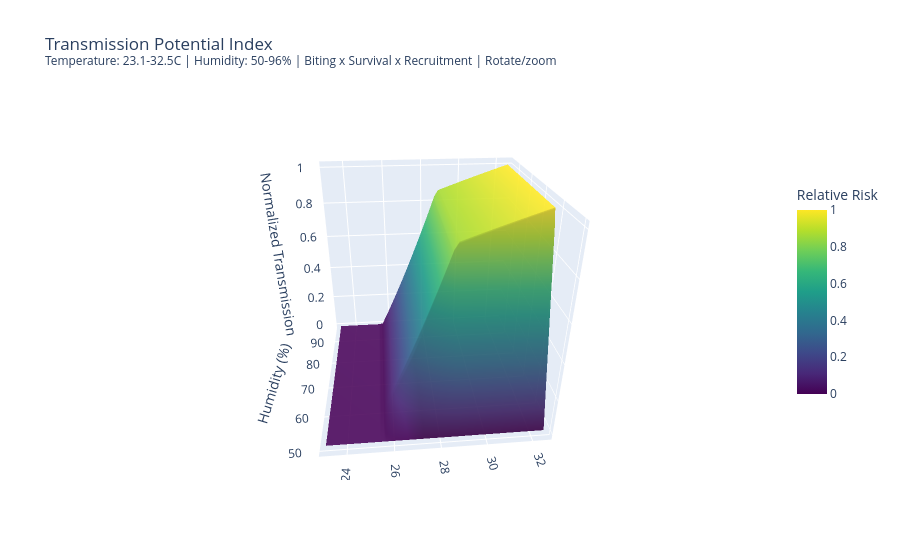

Source (notebook cell):
### Code cell
# ============================================================================
# PLOT 6: Transmission Potential Index (Temperature x Humidity)
# ============================================================================
def transmission_potential(T, H, R=20, F=0, D=0):
    biting = a_with_fire(T, F, fire_smoke_effect)
    survival = p_T(T, H)
    recruit = b_rate_with_environment(R, T, R_L, F, D)
    return biting * survival * recruit

Z_trans = np.array([[transmission_potential(t, h) for t in temp_3d] for h in humid_3d])
Z_trans_norm = (Z_trans - Z_trans.min()) / (Z_trans.max() - Z_trans.min())

fig6 = go.Figure()
fig6.add_trace(go.Surface(
    x=temp_3d, y=humid_3d, z=Z_trans_norm,
    colorscale='Viridis',
    opacity=0.9,
    colorbar=dict(title='Relative Risk', len=0.6)
))

fig6.update_layout(
    title=f'Transmission Potential Index<br><sup>Temperature: {temp_3d.min():.1f}-{temp_3d.max():.1f}C | Humidity: {humid_3d.min():.0f}-{humid_3d.max():.0f}% | Biting x Survival x Recruitment | Rotate/zoom</sup>',
    scene=dict(
        xaxis_title='Temperature (C)',
        yaxis_title='Humidity (%)',
        zaxis_title='Normalized Transmission'
    ),
    height=600
)

fig6.show()

### Figure 1 — Plotly figure (JSON) as saved in the notebook; plotly's stock layout.template omitted (floating-point values rounded to 4 significant figures; data arrays with more than 128 entries replaced by an {"elided": "..."} marker saying what was removed)
{"data": [{"colorbar": {"len": 0.6, "title": {"text": "Relative Risk"}}, "colorscale": [[0, "#440154"], [0.1111, "#482878"], [0.2222, "#3e4989"], [0.3333, "#31688e"], [0.4444, "#26828e"], [0.5556, "#1f9e89"], [0.6667, "#35b779"], [0.7778, "#6ece58"], [0.8889, "#b5de2b"], [1, "#fde725"]], "opacity": 0.9, "type": "surface", "x": [23.12, 23.31, 23.51, 23.7, 23.89, 24.08, 24.28, 24.47, 24.66, 24.85, 25.05, 25.24, 25.43, 25.62, 25.82, 26.01, 26.2, 26.39, 26.58, 26.78, 26.97, 27.16, 27.35, 27.55, 27.74, 27.93, 28.12, 28.32, 28.51, 28.7, 28.89, 29.08, 29.28, 29.47, 29.66, 29.85, 30.05, 30.24, 30.43, 30.62, 30.82, 31.01, 31.2, 31.39, 31.59, 31.78, 31.97, 32.16, 32.35, 32.55], "y": [50, 50.94, 51.87, 52.81, 53.75, 54.68, 55.62, 56.56, 57.49, 58.43, 59.37, 60.3, 61.24, 62.18, 63.12, 64.05, 64.99, 65.93, 66.86, 67.8, 68.74, 69.67, 70.61, 71.55, 72.48, 73.42, 74.36, 75.29, 76.23, 77.17, 78.1, 79.04, 79.98, 80.91, 81.85, 82.79, 83.72, 84.66, 85.6, 86.53, 87.47, 88.41, 89.34, 90.28, 91.22, 92.16, 93.09, 94.03, 94.97, 95.9], "z": {"elided": "50x50 float values"}}], "layout": {"autosize": true, "scene": {"aspectmode": "auto", "aspectratio": {"x": 1, "y": 1, "z": 1}, "camera": {"center": {"x": 0, "y": 0, "z": 0}, "eye": {"x": -0.1819, "y": -1.904, "z": 1.014}, "projection": {"type": "perspective"}, "up": {"x": 0, "y": 0, "z": 1}}, "xaxis": {"title": {"text": "Temperature (C)"}, "type": "linear"}, "yaxis": {"title": {"text": "Humidity (%)"}, "type": "linear"}, "zaxis": {"title": {"text": "Normalized Transmission"}, "type": "linear"}}, "title": {"text": "Transmission Potential Index<br><sup>Temperature: 23.1-32.5C | Humidity: 50-96% | Biting x Survival x Recruitment | Rotate/zoom</sup>"}}}
